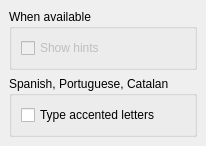
<ui version="4.0" >
 <author></author>
 <comment></comment>
 <exportmacro></exportmacro>
 <class>languageui</class>
 <widget class="QWidget" name="languageui" >
  <property name="geometry" >
   <rect>
    <x>0</x>
    <y>0</y>
    <width>154</width>
    <height>142</height>
   </rect>
  </property>
  <property name="windowTitle" >
   <string>Form</string>
  </property>
  <layout class="QGridLayout" >
   <property name="margin" >
    <number>9</number>
   </property>
   <property name="spacing" >
    <number>6</number>
   </property>
   <item row="1" column="0" >
    <widget class="QGroupBox" name="groupBox_2" >
     <property name="title" >
      <string>Spanish, Portuguese, Catalan</string>
     </property>
     <layout class="QGridLayout" >
      <property name="margin" >
       <number>9</number>
      </property>
      <property name="spacing" >
       <number>6</number>
      </property>
      <item row="0" column="0" >
       <widget class="QCheckBox" name="kcfg_AccentedLetters" >
        <property name="text" >
         <string>Type accented letters</string>
        </property>
       </widget>
      </item>
     </layout>
    </widget>
   </item>
   <item row="0" column="0" >
    <widget class="QGroupBox" name="hintGroup" >
     <property name="title" >
      <string>When available</string>
     </property>
     <layout class="QGridLayout" >
      <property name="margin" >
       <number>9</number>
      </property>
      <property name="spacing" >
       <number>6</number>
      </property>
      <item row="0" column="0" >
       <widget class="QCheckBox" name="kcfg_Hint" >
        <property name="enabled" >
         <bool>false</bool>
        </property>
        <property name="text" >
         <string>Show hints</string>
        </property>
       </widget>
      </item>
     </layout>
    </widget>
   </item>
  </layout>
 </widget>
 <pixmapfunction></pixmapfunction>
 <resources/>
 <connections/>
</ui>
